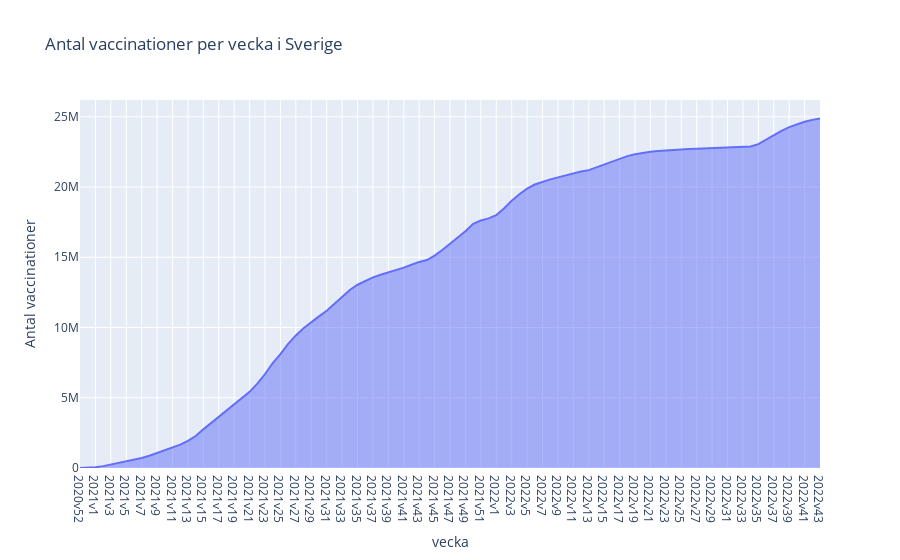

Write notebook code for a chart like this one.
### Markdown cell above
# Vaccinations takt i Svergie

### Code cell
df_vaccin_doser  = pd.read_excel(
    "./data/Folkhalsomyndigheten_Covid19_Vaccine.xlsx", sheet_name="Vaccinationer tidsserie")

df_vaccin_doser["vecka"] = df_vaccin_doser["År"].astype(str) + "v" + df_vaccin_doser["Vecka"].astype(str)

# drop columns
df_vaccin_doser.drop(columns=["År", "Vecka"], inplace=True)

# move column
col_vecka = df_vaccin_doser.pop("vecka")
df_vaccin_doser.insert(0, col_vecka.name, col_vecka)


fig = px.area(df_vaccin_doser.loc[df_vaccin_doser["Region"] == "| Sverige |"], x="vecka", y="Antal vaccinationer",
              title="Antal vaccinationer per vecka i Sverige")
fig.show()
fig.write_image(os.path.join(KPI_PLOT_PATH, "antal_vaccinationer_per_vecka.png"))

### Figure 1 — Plotly figure (JSON) as saved in the notebook; plotly's stock layout.template omitted (floating-point values rounded to 4 significant figures)
{"data": [{"fillpattern": {"shape": ""}, "hovertemplate": "vecka=%{x}<br>Antal vaccinationer=%{y}<extra></extra>", "legendgroup": "", "line": {"color": "#636efa"}, "marker": {"symbol": "circle"}, "mode": "lines", "name": "", "orientation": "v", "showlegend": false, "stackgroup": "1", "type": "scatter", "x": ["2020v52", "2020v53", "2021v1", "2021v2", "2021v3", "2021v4", "2021v5", "2021v6", "2021v7", "2021v8", "2021v9", "2021v10", "2021v11", "2021v12", "2021v13", "2021v14", "2021v15", "2021v16", "2021v17", "2021v18", "2021v19", "2021v20", "2021v21", "2021v22", "2021v23", "2021v24", "2021v25", "2021v26", "2021v27", "2021v28", "2021v29", "2021v30", "2021v31", "2021v32", "2021v33", "2021v34", "2021v35", "2021v36", "2021v37", "2021v38", "2021v39", "2021v40", "2021v41", "2021v42", "2021v43", "2021v44", "2021v45", "2021v46", "2021v47", "2021v48", "2021v49", "2021v50", "2021v51", "2021v52", "2022v1", "2022v2", "2022v3", "2022v4", "2022v5", "2022v6", "2022v7", "2022v8", "2022v9", "2022v10", "2022v11", "2022v12", "2022v13", "2022v14", "2022v15", "2022v16", "2022v17", "2022v18", "2022v19", "2022v20", "2022v21", "2022v22", "2022v23", "2022v24", "2022v25", "2022v26", "2022v27", "2022v28", "2022v29", "2022v30", "2022v31", "2022v32", "2022v33", "2022v34", "2022v35", "2022v36", "2022v37", "2022v38", "2022v39", "2022v40", "2022v41", "2022v42", "2022v43"], "xaxis": "x", "y": [2478, 16581, 53258, 132915, 249713, 341294, 441804, 560277, 715466, 872579, 1063191, 1285119, 1460211, 1659107, 1925740, 2272973, 2749327, 3191143, 3591974, 4051759, 4478591, 4934532, 5420507, 6006988, 6689428, 7463983, 8102813, 8837529, 9435891, 9947292, 10392464, 10792447, 11197319, 11669597, 12193938, 12670802, 13045383, 13330863, 13570566, 13755697, 13911414, 14057550, 14264357, 14465658, 14668798, 14799436, 15113941, 15518775, 15946494, 16380538, 16848925, 17386583, 17616119, 17767320, 18002788, 18475717, 19023097, 19491083, 19881289, 20179002, 20379636, 20545073, 20686930, 20820749, 20991918, 21108967, 21201701, 21406125, 21595456, 21811687, 22034019, 22200561, 22330884, 22435712, 22505399, 22567445, 22612181, 22653194, 22679135, 22705792, 22730569, 22759122, 22780006, 22799424, 22817386, 22833964, 22852425, 22880025, 23050990, 23371659, 23683669, 23990604, 24260220, 24469813, 24641177, 24778109, 24884326], "yaxis": "y"}], "layout": {"legend": {"tracegroupgap": 0}, "title": {"text": "Antal vaccinationer per vecka i Sverige"}, "xaxis": {"anchor": "y", "domain": [0, 1], "title": {"text": "vecka"}}, "yaxis": {"anchor": "x", "domain": [0, 1], "title": {"text": "Antal vaccinationer"}}}}
